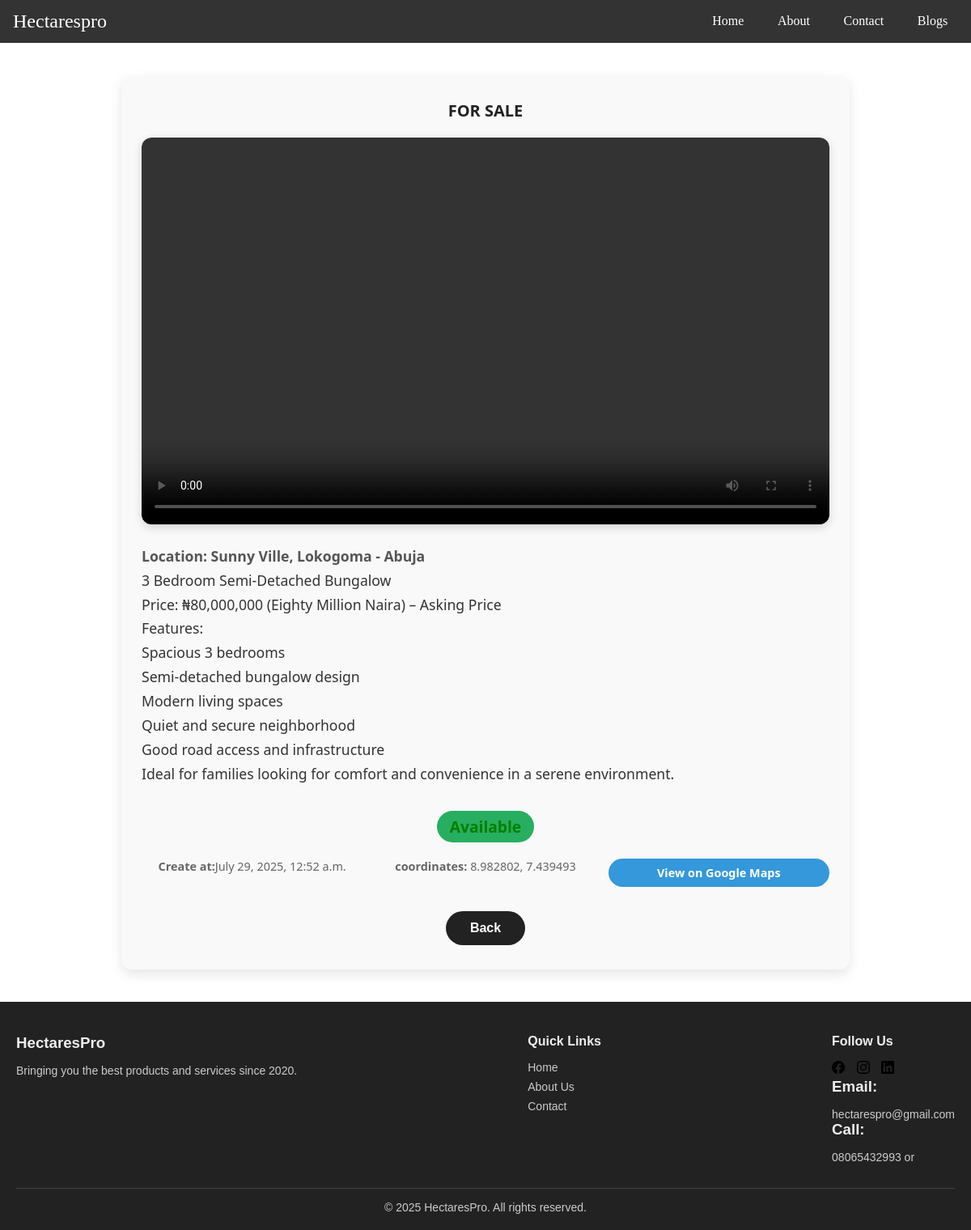
The page /blog//6/ on the database its author committed.
### mainapp/models.py (models this page shows, shortened)
class Blog(models.Model):
    title = models.CharField(max_length=200)
    image = models.ImageField(upload_to='blog_images/', blank=True, null=True)
    video = models.FileField(upload_to='blog-video',blank=True, null=True)
    content = models.TextField()
    markas_soled = models.BooleanField(default=False)
    markas_available=models.BooleanField(default=True)
    update_at = models.DateTimeField(auto_now=True)
    created_at = models.DateTimeField(default=timezone.now)
    location_name = models.CharField(max_length=100, blank=True, null=True)
    latitude = models.DecimalField(max_digits=9, decimal_places=6, blank=True, null=True)
    longitude = models.DecimalField(max_digits=9, decimal_places=6, blank=True, null=True)
    def get_map_url(self):
        if self.latitude and self.longitude:
            return f"https://www.google.com/maps/search/?api=1&query={self.latitude},{self.longitude}"
        return None
    def has_location(self):
        return self.latitude is not None and self.longitude is not None

### mainapp/views.py (the view)
# urls.py: path('blog//<int:pk>/', views.blog_view, name='blog'),
def blog_view(request, pk):
    blog = get_object_or_404(Blog, pk=pk)
    context = {
        'blog': blog,
        'map_url': blog.get_map_url() if blog.has_location() else None,
    }
    return render(request, 'mainapp/blog.html', {'blog': blog})

### mainapp/templates/mainapp/blog.html (shortened to what this page needs)
{% extends 'mainapp/base.html' %}
{% load static %}
{% block content %}
<section class="blog_post">
  <h1 style="font-size: 20px;">{{ blog.title }}</h1>
  {% if blog.video %}
  <div class="video-container">
   <source src="{{ blog.video.url }}" type="video/mp4">
    <video controls class="blog-video">
      <source src="{{ blog.video.url }}" type="video/mp4">
    </video>
  </div>
  {% endif %}
  <div class="content">
    <p><strong>{{ blog.location_name }}</strong></p>
    <p>{{ blog.content|linebreaks}}</p>
  </div>
  <div class="status">
    {% if blog.markas_soled %}
  <span style="color:red;">Soled</span>
  {% elif blog.markas_available %}
  <span style="color:green;">Available</span>
  {% else %}
  <span>Not Available</span>
  {% endif %}
  </div>
  <div class="timestamps">
    <p><strong>Create at:</strong>{{blog.created_at}}</p>
    <p><strong>coordinates:</strong> {{ blog.latitude }}, {{blog.longitude}} </p>
    <a href="{{ blog.get_map_url }}" target="_blank" class="map-link">View on Google Maps</a>
  </div>
   <button type="submit"><a href="{% url 'blog-list'%}">Back</a></button>
  </section>
  <footer class="footer">
  <div class="footer-container">
    <div class="footer-about">
      <h3> HectaresPro</h3>
      <p>Bringing you the best products and services since 2020.</p>
    </div>
    <div class="footer-links">
      <h4>Quick Links</h4>
      <ul>
        <li><a href="{%url 'home'%}">Home</a></li>
        <li><a href="{%url 'about'%}">About Us</a></li>
        <li><a href="{%url 'contact'%}">Contact</a></li>
      </ul>
    </div>
    <div class="footer-social">
      <h4>Follow Us</h4>
      <div class="social-icons">
        <a href="#"><img src="{%static 'mainapp/img/facebook.svg'%}" alt=""></a>
        <a href="#"><img src="{%static 'mainapp/img/instagram.svg'%}" alt=""></a>
        <a href="#"><img src="{%static 'mainapp/img/linkedin.svg'%}" alt=""></i></a>
      </div>
      <div class="company_info">
        <h3>Email:</h3><p>hectarespro@gmail.com</p>
        <h3>Call:</h3><p>08065432993 or </p>
      </div>
    </div>
  </div>
  <div class="footer-bottom">
    <p>&copy; 2025 HectaresPro. All rights reserved.</p>
  </div>
</footer>
{% endblock %}

### mainapp/static/mainapp/css/style.css (style rules this page uses)
* { margin: 0; padding: 0; box-sizing: border-box; }
.content { position: relative; }
button { margin-top: 20px; opacity: 0; transform: translateY(50px); animation: slideFromBottom 1s ease-out forwards; animation-delay: 0.3s; }
button a { text-decoration: none; color: inherit; }
h1 { text-align: center; font-size: 2.5rem; margin-bottom: 40px; }
.blog-video { width: 100%; height: 20rem; border-radius: 10px; margin-bottom: 15px; }
.blog_post { max-width: 900px; margin: 40px auto; background-color: #f9f9f9; padding: 30px 25px; border-radius: 12px; box-shadow: 0 6px 15px rgba(0,0,0,0.1); font-family: 'Segoe UI', Tahoma, Geneva, Verdana, sans-serif; color: #333; }
.blog_post h1 { font-size: 2.8rem; margin-bottom: 20px; color: #222; text-align: center; font-weight: 700; }
.video-container { position: relative; padding-bottom: 56.25%; height: 0; overflow: hidden; border-radius: 12px; margin-bottom: 25px; box-shadow: 0 4px 12px rgba(0,0,0,0.15); }
.video-container video { position: absolute; top: 0; left: 0; width: 100%; height: 100%; border-radius: 12px; }
.content { font-size: 1.1rem; line-height: 1.7; margin-bottom: 30px; }
.content p strong { color: #555; font-weight: 600; }
.status { font-size: 1.2rem; margin-bottom: 20px; text-align: center; font-weight: 600; }
.status span { padding: 6px 16px; border-radius: 25px; color: #fff; display: inline-block; min-width: 120px; text-align: center; }
.status span[style*="green"] { background-color: #27ae60; }
.timestamps { font-size: 0.9rem; color: #666; margin-bottom: 30px; display: flex; flex-wrap: wrap; gap: 15px; justify-content: center; text-align: center; }
.timestamps p { margin: 0; flex: 1 1 200px; }
.map-link { display: inline-block; background-color: #3498db; color: white; padding: 8px 16px; border-radius: 25px; text-decoration: none; font-weight: 600; transition: background-color 0.2s ease; flex: 1 1 200px; }
.blog_post button { display: block; margin: 0 auto; padding: 12px 30px; background-color: #222; border: none; border-radius: 30px; cursor: pointer; transition: background-color 0.3s ease; }
.blog_post button a { color: white; font-weight: 700; text-decoration: none; font-size: 1rem; }
.footer { background-color: #222; color: #eee; padding: 40px 20px 20px; font-family: Arial, sans-serif; }
.footer-container { display: flex; flex-wrap: wrap; justify-content: space-between; gap: 20px; max-width: 1200px; margin: 0 auto; }
.footer h3, .footer h4 { margin-bottom: 15px; }
.footer p, .footer ul, .footer a { font-size: 14px; color: #ccc; }
.footer a { text-decoration: none; }
.footer-links ul { list-style: none; padding: 0; }
.footer-links li { margin-bottom: 8px; }
.footer-social .social-icons a { margin-right: 10px; color: #ccc; font-size: 18px; transition: color 0.3s; }
.footer-bottom { text-align: center; margin-top: 30px; border-top: 1px solid #444; padding-top: 15px; font-size: 13px; }

### rows shown on the page
Blog: title "FOR SALE", location_name "Location: Sunny Ville, Lokogoma - Abuja", content "3 Bedroom Semi-Detached Bungalow Price: ₦80,000,000 (Eighty Million Naira) – Asking Price Features: Spacious 3 bedrooms Semi-detached bungalow design Modern living spaces Quiet and secure neighborhood Good road access and infrastructure Ideal for families looking for comfort and convenience in a serene environment.", created_at "July 29, 2025, 12:52 a.m.", latitude "8.982802", longitude "7.439493"
